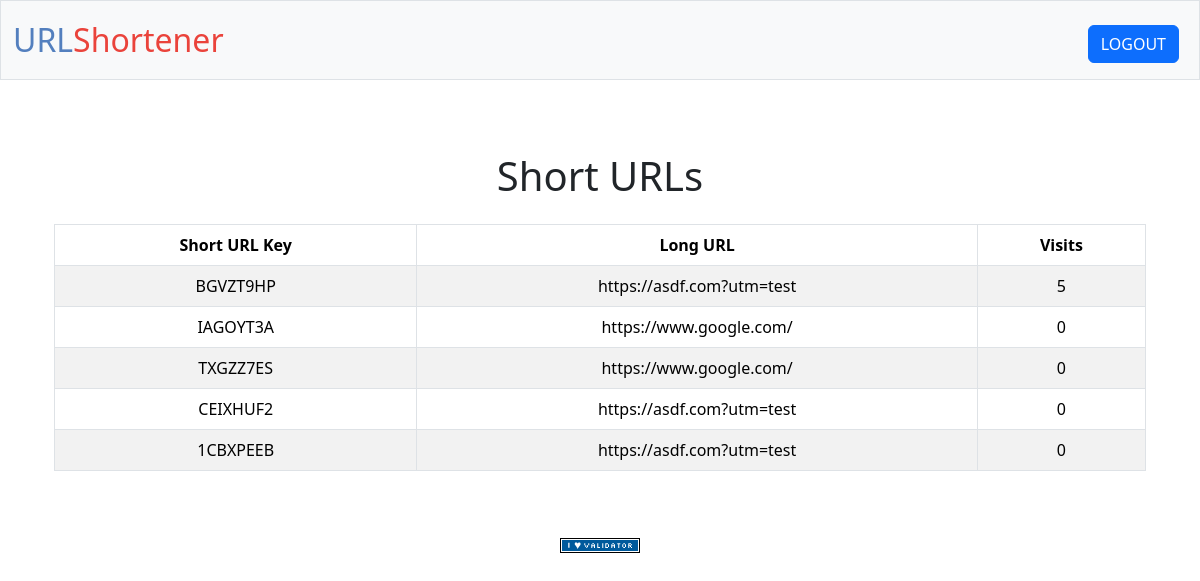
The page /dashboard (signed in) on the database as committed earlier.
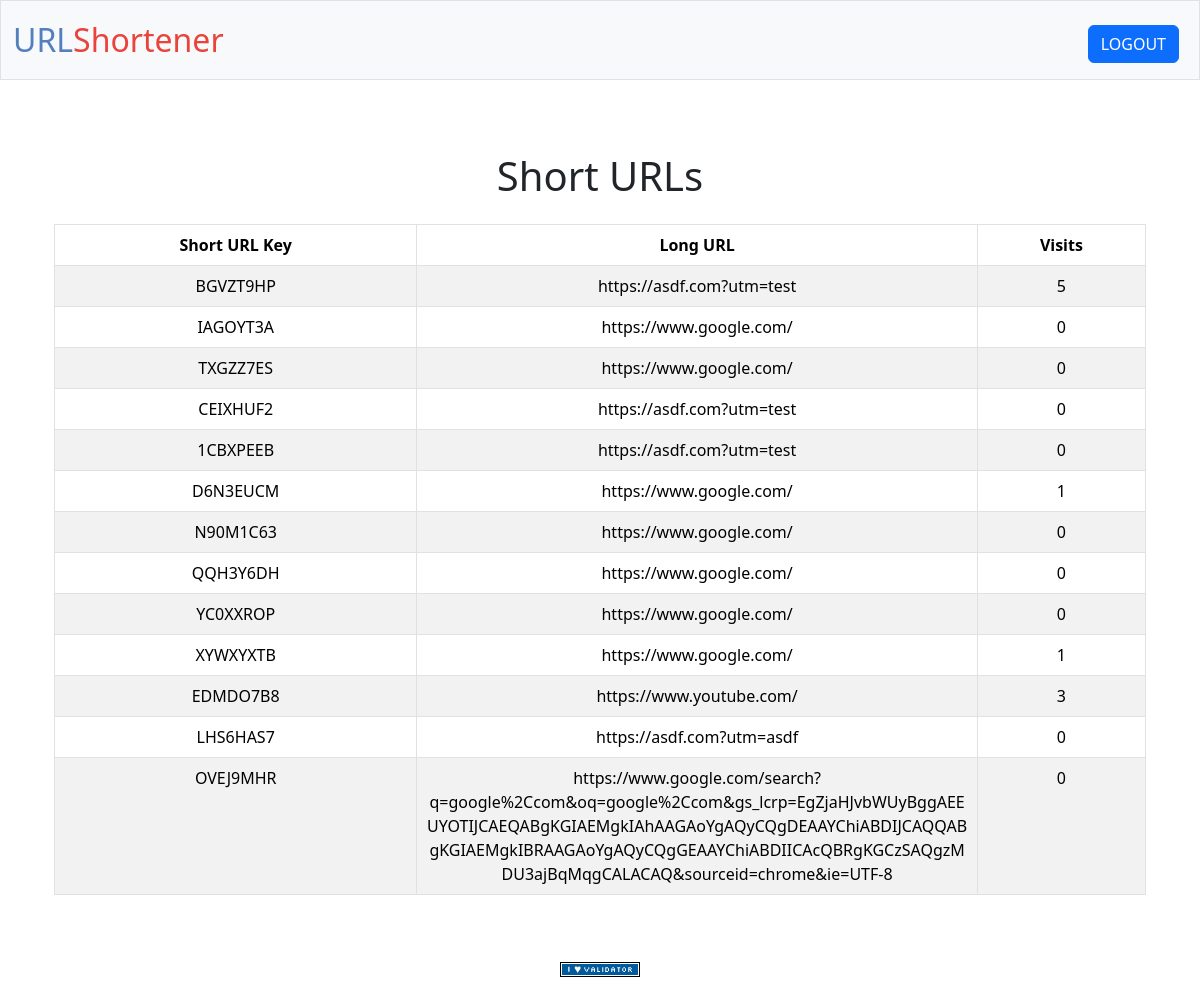
The same page on the database as committed later.
### models.py (models this page shows, shortened)
class ShortUrl(db.Model):
    __tablename__ = "short_urls"
    id = db.Column(db.Integer, primary_key=True)
    short_url = db.Column(db.String(10), nullable=False, unique=True)
    long_url = db.Column(db.String(200), nullable=False)
    user_id = db.Column(db.Integer, nullable=False)
    visits = db.Column(db.Integer, nullable=False, default=0)
    created_at = db.Column(db.DateTime, default=datetime.now(timezone.utc))

### routes.py (the view)
@routes.route("/dashboard", methods=["GET"])
@login_required
def dashboard():
    user_id = session.get("user_id")
    query = db.session.execute(
        select(ShortUrl).where(ShortUrl.user_id == user_id)
    )
    url_maps = query.scalars().all()
    return render_template("dashboard.html", url_maps=url_maps)

### helpers.py (called while the page is built)
def login_required(f):
    @wraps(f)
    def decorated_function(*args, **kwargs):
        if session.get("user_id") is None:
            return redirect("/login")
        return f(*args, **kwargs)
    return decorated_function

### templates/dashboard.html (shortened to what this page needs)
{% extends "layout.html" %}
{% block main %}
    <h1 class="my-4 text-center">Short URLs</h1>
    <div class="container">
        <div class="table-responsive">
            <table class="table table-striped table-bordered">
                <thead class="thead-dark">
                    <tr>
                        <th>Short URL Key</th>
                        <th>Long URL</th>
                        <th>Visits</th>
                    </tr>
                </thead>
                <tbody>
                    {% for url_map in url_maps %}
                    <tr>
                        <td>{{ url_map.short_url }}</td>
                        <td style="max-width: 200px; overflow: hidden; text-overflow: ellipsis; white-space: normal; height: auto; word-wrap: break-word;">{{ url_map.long_url }}</td>
                        <td>{{ url_map.visits }}</td>
                    </tr>
                    {% else %}
                    <tr>
                        <td colspan="3" class="text-center">No URLs found.</td>
                    </tr>
                    {% endfor %}
                </tbody>
            </table>
        </div>
    </div>
{% endblock %}

### templates/layout.html (shortened to what this page needs)
<!DOCTYPE html>
<html lang="en">
    <head>
        <link href="https://cdn.jsdelivr.net/npm/bootstrap@5.3.3/dist/css/bootstrap.min.css" rel="stylesheet">
        <link href="/static/styles.css" rel="stylesheet">
    </head>
    <body>
        <nav class="bg-light border navbar navbar-expand-md navbar-light">
            <div class="container-fluid">
                <a class="navbar-brand" href="/"><span class="blue">URL</span><span class="red">Shortener</span></a>
                <div class="collapse navbar-collapse" id="navbar">
                    {% if session["user_id"] %}
                        <ul class="navbar-nav ms-auto mt-2">
                            <li class="nav-item"><a class="nav-link" href="/logout">
                                <form action="/logout" method="POST">
                                    <button class="btn btn-primary" type="submit">LOGOUT</button>
                                </form>
                            </a></li>
                        </ul>
                    {% else %}
                        <ul class="navbar-nav ms-auto mt-2">
                            <li class="nav-item"><a class="nav-link" href="/register">Register</a></li>
                            <li class="nav-item"><a class="nav-link" href="/login">Log In</a></li>
                        </ul>
                    {% endif %}
                </div>
            </div>
        </nav>
        <main class="container py-5 text-center">
            {% block main %}{% endblock %}
        </main>
        <footer class="mb-5">
            <form action="https://validator.w3.org/check" class="text-center" enctype="multipart/form-data" method="post" target="_blank">
                <input alt="Validate" src="/static/I_heart_validator.png" type="image">
            </form>
        </footer>
    </body>
</html>

### static/styles.css (style rules this page uses)
nav .navbar-brand { font-size: xx-large; }
nav .navbar-brand .blue { color: #537fbe; }
nav .navbar-brand .red { color: #ea433b; }

Rows that differ between the two databases and show on the page:
added ShortUrl: short_url "D6N3EUCM", long_url "https://www.google.com/", visits "1"
added ShortUrl: short_url "N90M1C63", long_url "https://www.google.com/", visits "0"
added ShortUrl: short_url "QQH3Y6DH", long_url "https://www.google.com/", visits "0"
added ShortUrl: short_url "YC0XXROP", long_url "https://www.google.com/", visits "0"
added ShortUrl: short_url "XYWXYXTB", long_url "https://www.google.com/", visits "1"
added ShortUrl: short_url "EDMDO7B8", long_url "https://www.youtube.com/", visits "3"
added ShortUrl: short_url "LHS6HAS7", long_url "https://asdf.com?utm=asdf", visits "0"
added ShortUrl: short_url "OVEJ9MHR", long_url "https://www.google.com/search?q=google%2Ccom&oq=google%2Ccom&gs_lcrp=EgZjaHJvbWUyBggAEEUYOTIJCAEQABgKGIAEMgkIAhAAGAoYgAQyCQgDEAAYChiABDIJCAQQABgKGIAEMgkIBRAAGAoYgAQyCQgGEAAYChiABDIICAcQBRgKGCzSAQgzMDU3ajBqMqgCALACAQ&sourceid=chrome&ie=UTF-8", visits "0"
